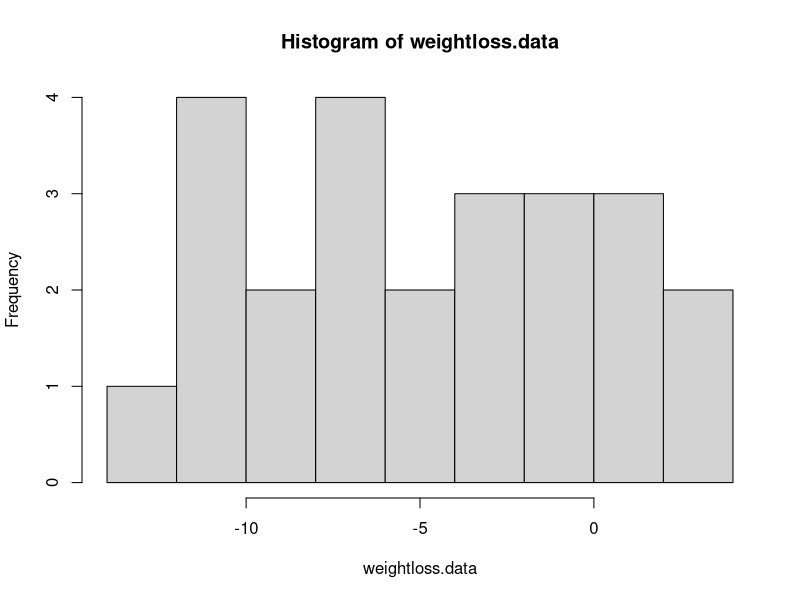
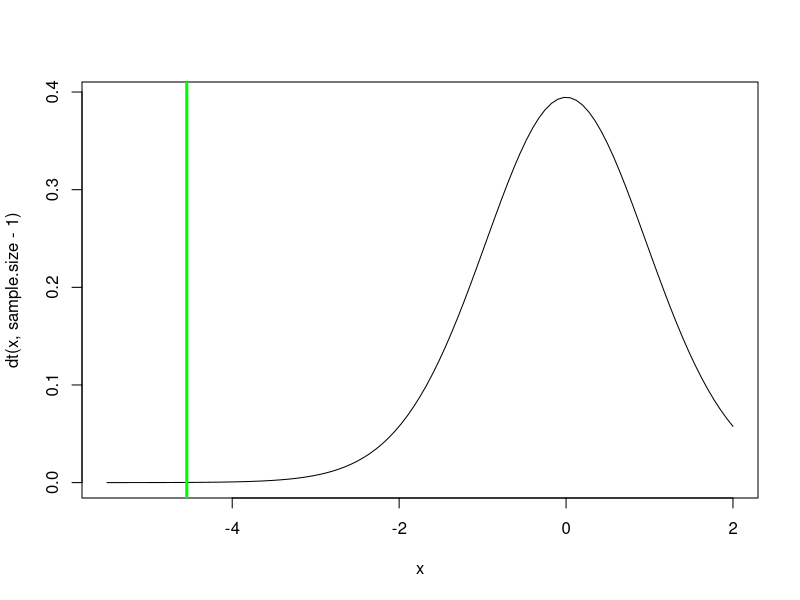
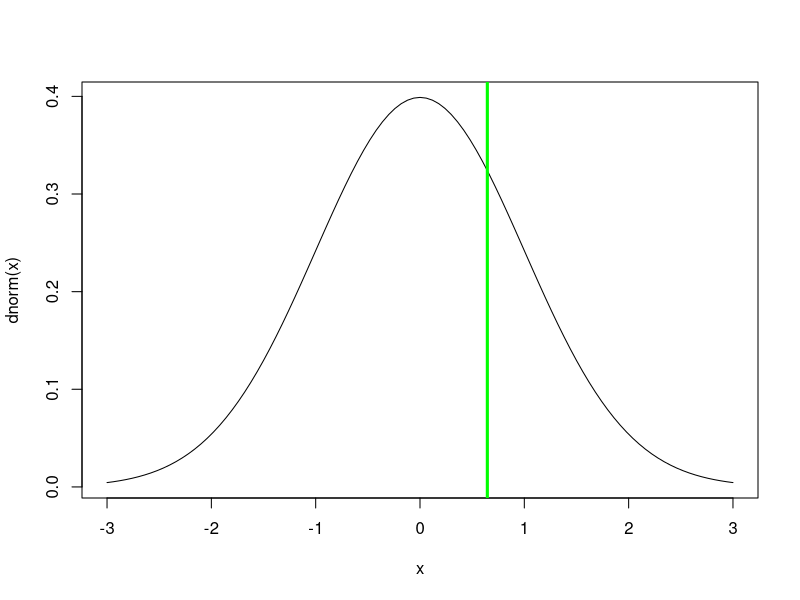
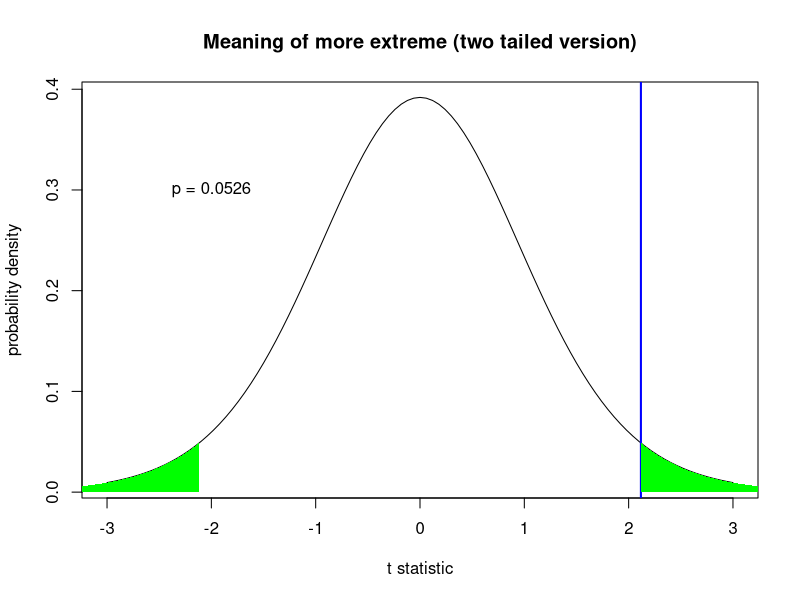
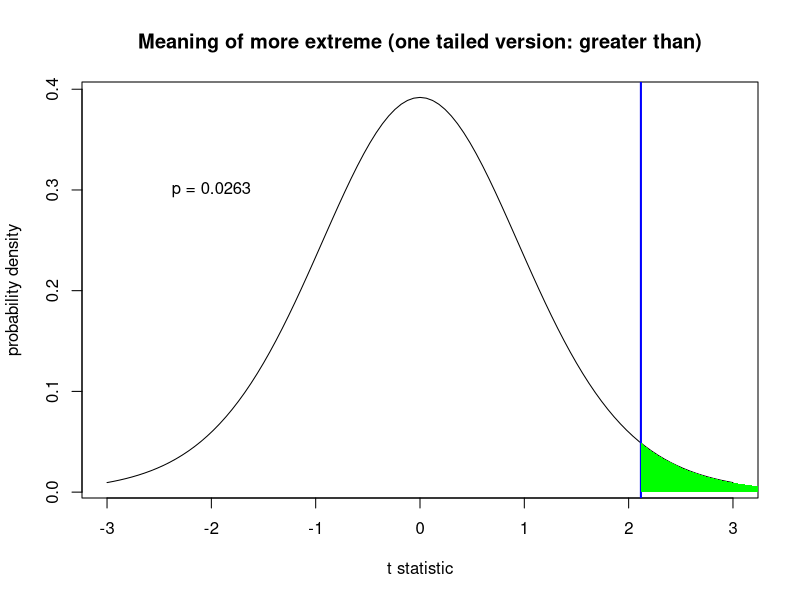
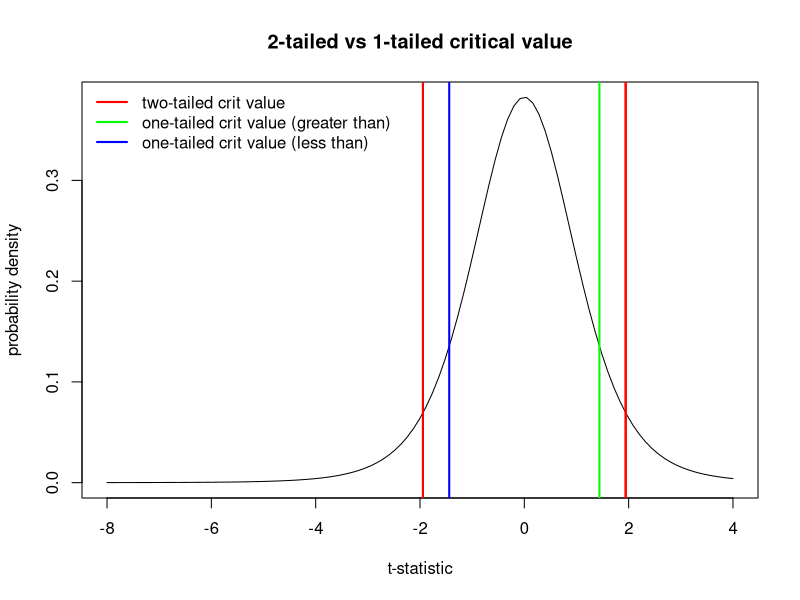
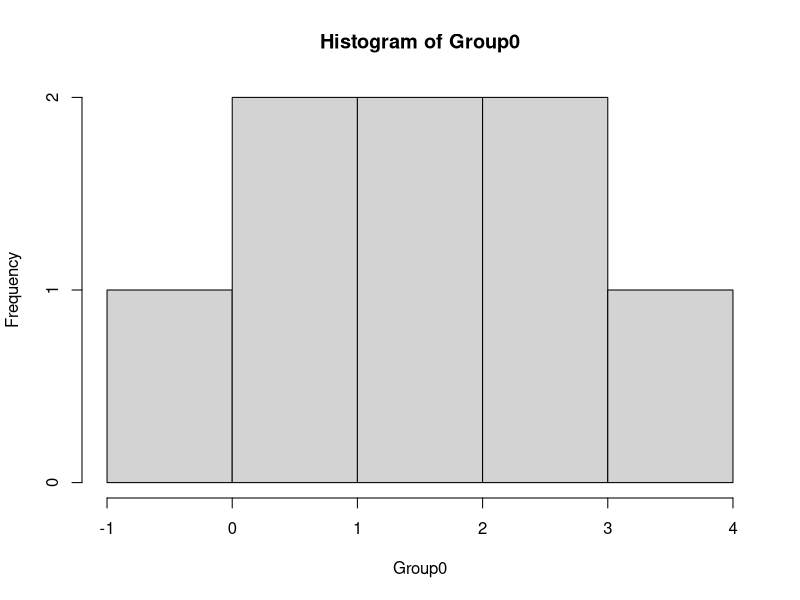
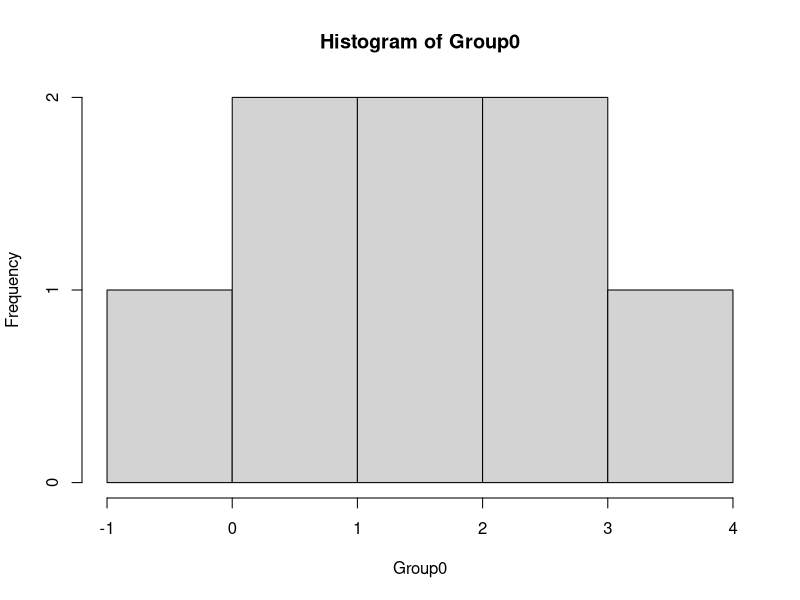

Here is the R script that generated these plots, in order:
## ---- chunk 1

knitr::opts_chunk$set(echo = TRUE, cache = TRUE)

## ---- chunk 2

#  NRES 710, Lecture 4                             
#  University of Nevada, Reno    
#
#      t-tests and z-tests


## ---- chunk 3

## Paired t-test example -----------------

weightloss.data <- c(-10.4,-11.6,3.9,1.5,-0.3,-3.5 -10.0,-6.7,-6.1,-2.4,-6.0,2.3,0.1,-4.1,-3.2, -11.3,-3.2,-9.3,-7.5,-5.7,-0.1,0.0,-9.8,1.0,-11.9)
hist(weightloss.data,breaks=7)
mean.weightloss <- mean(weightloss.data)
null.weightloss <- 0
stdev.weightloss <- sd(weightloss.data)
sample.size <- length(weightloss.data)
std.error <- stdev.weightloss/sqrt(sample.size)

t.statistic <- (mean.weightloss-null.weightloss)/std.error
t.statistic

curve(dt(x,sample.size-1),-5.5,2)
abline(v=t.statistic,col="green",lwd=3)

t.crit <- qt(0.05,sample.size-1)    # 'critical value' of the t statistic- you can reject the null if your value is more extreme than this!

p=pt(t.statistic,sample.size-1)    # p value
p    # this is the p value


# Alternative: use R's built in t test

t.test(weightloss.data,alternative = "less")   # should get the same p=value!

## ---- chunk 4

# Z distribution --------------------

## Z test  

df <- read.csv("GSW_height.csv")
GSWheight <- df$Height
GSWheight
mean.gsw <- mean(GSWheight)
sd.gsw <- sd(GSWheight) 
sd.pop <- 4
mean.pop <- 79
n <- length(GSWheight)
s.e. <- sd.pop/sqrt(n)

null.height <- mean.pop   # null: GSW are sampled randomly from the pool of all NBA players. They are not fundamentally different!

z.statistic <- (mean.gsw-null.height)/s.e.
z.statistic

curve(dnorm(x),-3,3)    # we assume that the z statistic is normally distributed- standard normal!
abline(v=z.statistic,col="green",lwd=3)

p <- 1-pnorm(z.statistic)    # is the p value enough evidence to tell you that GSW players are taller than the NBA average??
p       

pnorm(z.statistic)

## ---- chunk 5

# one sample t-test (paired t-test is a type of one sample t-test)  -------------

sample.data <- rgamma(10,2,.1)
null.mean <- 10

sample.size <- length(sample.data)
sample.mean <- mean(sample.data)
sample.sd <- sd(sample.data)
std.err <- sample.sd/sqrt(sample.size)
t.stat <- (sample.mean-null.mean)/std.err

t.crit <- abs(qt(0.025,sample.size-1))   # for 2-tailed test

p.val <- (1-pt(abs(t.stat),sample.size-1))*2   # 


### alternatively use the t.test function:

t.test(sample.data,mu=null.mean)   # should get the same answer!

## ---- chunk 6

# two sample t-test -----------------

sample.data.1 <- rnorm(15,55,10)
sample.data.2 <- rnorm(10,45,10)

sample.size.1 <- length(sample.data.1)
sample.size.2 <- length(sample.data.2)
sample.size.pooled <- length(sample.data.1) + length(sample.data.2)

sample.mean1 <- mean(sample.data.1)
sample.mean2 <- mean(sample.data.2)

sample.sd1 <- sd(sample.data.1)
sample.sd2 <- sd(sample.data.2)
sample.sd.pooled <- sqrt(((sample.size.1-1)*sample.sd1^2 + (sample.size.2-1)*sample.sd2^2)/(sample.size.pooled-2))

std.err.pooled <- sample.sd.pooled*sqrt(1/sample.size.1+1/sample.size.2)
t.stat <- (sample.mean1-sample.mean2)/std.err.pooled

t.crit <- abs(qt(0.025,sample.size-1))   # for 2-tailed test

p.val <- (1-pt(abs(t.stat),sample.size.pooled-2))*2   # 2-tailed test



### alternatively use the t.test function:

t.test(sample.data.1,sample.data.2,var.equal = T)   # should get the same answer!

## ---- chunk 7

# one vs two tailed demo

#my.data <- rnorm(15, 0.5, 1)   # generate sample data
my.data <- c(0.20119786,1.41700898,-0.72426698,0.44006284,0.01487128,-0.19031680,1.75470699,-0.81992816,2.31978530,  2.71442595,-0.31461411,0.52086138,-0.50580117,1.52260888,0.76454698)
samp.mean <- mean(my.data)
samp.sd <- sd(my.data)
samp.n <- length(my.data)
std.err <- samp.sd/sqrt(samp.n)

null.mean <- 0

t.statistic <- (samp.mean-null.mean)/std.err

### Two-tailed
curve(dt(x,samp.n-1),-3,3, main="Meaning of more extreme (two tailed version)",
      ylab="probability density",xlab="t statistic")    # visualize the sampling distribution of the t-statistic
abline(v=t.statistic,lwd=2,col="blue")

xs <- seq(abs(t.statistic),10,0.05)                
ys <- dt(xs,samp.n-1)
polygon(x=c(xs,rev(xs)),y=c(ys,rep(0,times=length(ys))),col="green",border=NA)
polygon(x=c(-xs,rev(-xs)),y=c(ys,rep(0,times=length(ys))),col="green",border=NA)

p.twosided <- pt(-abs(t.statistic),samp.n-1)*2     # two-tailed p-value

text(-2,0.3,paste("p =",round(p.twosided,4)))

### One-sided (alternative = 'greater')
curve(dt(x,samp.n-1),-3,3, main="Meaning of more extreme (one tailed version: greater than)",
      ylab="probability density",xlab="t statistic")    # visualize the sampling distribution of the t-statistic
abline(v=t.statistic,lwd=2,col="blue")

xs <- seq(t.statistic,10,0.05)                
ys <- dt(xs,samp.n-1)
polygon(x=c(xs,rev(xs)),y=c(ys,rep(0,times=length(ys))),col="green",border=NA)

p.onesided <- pt(-abs(t.statistic),samp.n-1)     # one-tailed p-value

text(-2,0.3,paste("p =",round(p.onesided,4)))


## ---- chunk 8

### t-crit in one tailed vs two tailed test

sample.size=7

curve(dt(x,sample.size-1),-8,4, main="2-tailed vs 1-tailed critical value",
      xlab="t-statistic",ylab="probability density")

alpha <- 0.1
t.crit.twosided <- qt(alpha/2,sample.size-1) 

abline(v=c(t.crit.twosided,abs(t.crit.twosided)),col="red",lwd=2)


t.crit.twosided <- qt(alpha/2,sample.size-1) 

abline(v=c(t.crit.twosided,abs(t.crit.twosided)),col="red",lwd=2)

t.crit.onesided <- qt(alpha,sample.size-1) 

abline(v=abs(t.crit.onesided),col="green",lwd=2)
abline(v=t.crit.onesided,col="blue",lwd=2)

legend("topleft",lwd=c(2,2,2),col=c("red","green","blue"),bty="n",legend=c("two-tailed crit value","one-tailed crit value (greater than)","one-tailed crit value (less than)"))

## ---- chunk 9

# More t-test examples

# T-tests  ---------------

# Are my data greater than zero? 
Group0 <- c(0.5, -0.03, 4, 2.5, 0.89, 2.2, 1.7, 1.125)
hist(Group0)
t.test(Group0,alternative="greater") # This gets at directionality


#Are my data different than zero? 
Group0 <- c(0.5, -0.03, 4, 2.5, 0.89, 2.2, 1.7, 1.125)
hist(Group0)
t.test(Group0) # Okay, that's to zero. What about if it's different than 1? 

# are my data different than 1? 
t.test(Group0, mu=1)

# Now let's test two groups. 
# are the means equal? 
group1 <- c(7,9,6,6,6,11,6,3,8,7)
group2 <- c(11,13,8,6,14,11,13,13,10,11)
t.test(group1, group2, var.equal=T) # Notice how we set equal variance? Look at the output - "Two Sample t-test."
# is this one-tail or two? 

group1 <- c(7,9,6,6,6,11,6,3,8,7)
group2 <- c(11,13,8,6,14,11,13,13,10,11)
t.test(group1, group2) #  "Welch's Two Sample t-test"
# WELCH'S TEST IS THE DEFAULT IN R


## ---- chunk 10

## testing for normality ------------------

my.data.nonnorm <- rgamma(20,0.1,0.1)    # simulate some non-normal data
hist(my.data.nonnorm,main="non-normal")     # visualize the data distribution

my.data.norm <- rnorm(20,6,0.9)    # simulate some normal data
hist(my.data.norm,main="normal")     # visualize the data distribution

# visualize q-q plot

qqnorm(my.data.nonnorm,main="non-normal")   # visual test for normality

qqnorm(my.data.norm,main="normal")


# run shapiro-wilk test

shapiro.test(my.data.nonnorm)

shapiro.test(my.data.norm)

## ---- chunk 11

# Wilcoxon signed rank test

my.data <- rgamma(20,0.1,0.1)-2

hist(my.data)

wilcox.test(my.data)

t.test(my.data)   # t-test for comparison
  
  
## ---- chunk 12

# Wilcoxon signed rank test

my.data1 <- rgamma(20,0.1,0.1)-2
my.data2 <- rgamma(20,0.2,0.1)-2

median(my.data1)
median(my.data2)

wilcox.test(my.data1,my.data2)

t.test(my.data1,my.data2)   # t-test for comparison


#### perform rank test from scratch!

allobs <- c(my.data1,my.data2)
inorder <- order(allobs)

rank1 <- inorder[1:20]
rank2 <- inorder[21:40]

t.test(rank1,rank2,var.equal = T)    # perform t-test on the ranks (usually similar to Mann-Whitney test)
  
## ---- chunk 13

# Power analysis ----------------------

# First we will set the population parameters:

true.mean.A <- 13.5
true.mean.B <- 13.9

true.sd <- 3.4

# Assume a two-tailed test- alternative hypothesis is that the mean of A is different from the mean of B

# Now let's set the sampling scenario

sampsize.A <- 10
sampsize.B <- 12

# now we will simulate a single 'experiment'

samp.A <- rnorm(sampsize.A,true.mean.A,true.sd)
samp.B <- rnorm(sampsize.B,true.mean.B,true.sd)

# and now we can run a test!

this.test <- t.test(samp.A,samp.B,var.equal = T)

# and determine if we rejected our null hypothesis (which we know is not true!)

this.test$p.value < 0.05



## ---- chunk 14

# full power analysis:   ------------

# First we will set the population parameters:

true.mean.A <- 13.5
true.mean.B <- 13.9

true.sd <- 3.4

# Assume a two-tailed test- alternative hypothesis is that the mean of A is different from the mean of B

# Now let's set the sampling scenario

sampsize.A <- 10
sampsize.B <- 12

# now we will simulate LOTS of  'experiments'

pvals <- numeric(1000)

for(i in 1:1000){
  samp.A <- rnorm(sampsize.A,true.mean.A,true.sd)
  samp.B <- rnorm(sampsize.B,true.mean.B,true.sd)
  
  # and now we can run a test!
  
  this.test <- t.test(samp.A,samp.B,var.equal = T)
  
  # and determine if we rejected our null hypothesis (which we know is not true!)
  
  pvals[i] <- this.test$p.value
}

 # hist(pvals)

length(which(pvals<0.05))/1000

## ---- chunk 15

# full power analysis WITH SAMPLE SIZE DETERMINATION:   --------

# First we will set the population parameters:

true.mean.A <- 13.5
true.mean.B <- 13.9

true.sd <- 3.4

# Assume a two-tailed test- alternative hypothesis is that the mean of A is different from the mean of B


# now we will simulate LOTS of  'experiments' under different sample sizes

sampsize <- seq(5,400,10)

power <- numeric(length(sampsize))

for(j in 1:length(sampsize)){
  
  pvals <- numeric(1000)
  for(i in 1:1000){
    samp.A <- rnorm(sampsize[j],true.mean.A,true.sd)
    samp.B <- rnorm(sampsize[j],true.mean.B,true.sd)
    
    # and now we can run a test!
    
    this.test <- t.test(samp.A,samp.B,var.equal = T)
    
    # and determine if we rejected our null hypothesis (which we know is not true!)
    
    pvals[i] <- this.test$p.value
  }

 # hist(pvals)

  power[j] <- length(which(pvals<0.05))/1000
}

names(power) <- sampsize

plot(power~sampsize)


